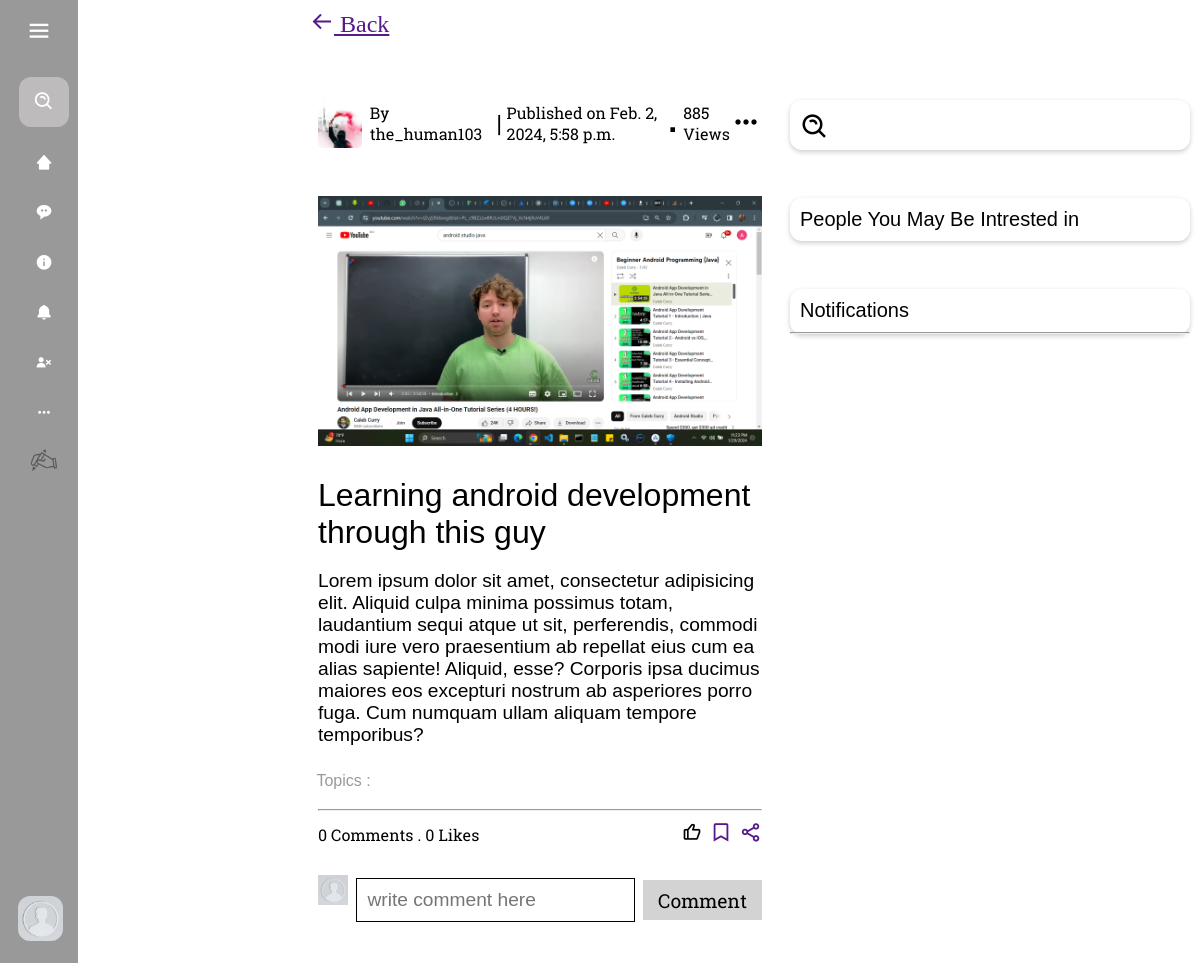
Page /post_details/131475c1-a7fd-4f35-bc1a-ace3f6794029 (signed in) on the earlier database version.
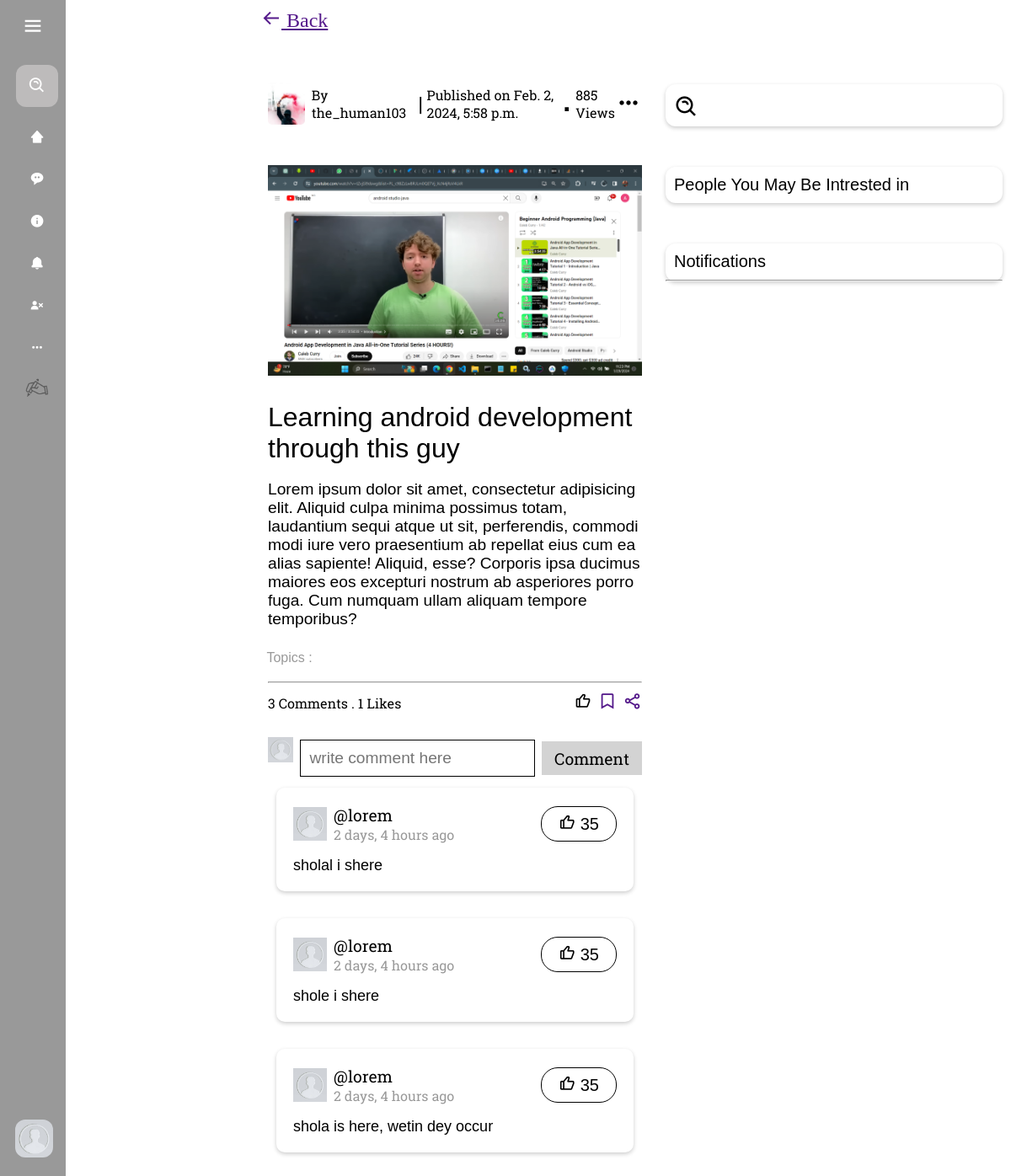
Same page on the later database version.
### blog/models.py (models this page shows, shortened)
class Post(models.Model):
    id = models.UUIDField(primary_key = True, default = uuid.uuid4)
    user = models.ForeignKey(Profile, on_delete= models.SET_NULL, null= True)
    image = models.ImageField(upload_to='post_images', default=None, null=True, blank=True)
    topic = models.CharField(max_length=100, null = True, blank=True)
    caption = models.TextField()
    category = models.ManyToManyField(category, related_name='cats', blank=True)
    created = models.DateTimeField(default = datetime.now)

class Profile(models.Model):
    user = models.OneToOneField(User, on_delete=models.CASCADE)
    bio = models.TextField(null=True, blank=True)
    dob = models.DateField(null=True, blank=True)
    profile_img =  models.ImageField( upload_to='profile_images', default='default.jpg')
    location = models.CharField(null=True, blank=True, max_length=100)
    website = models.CharField(null=True, blank=True,max_length=100)
    about = models.TextField(null=True, blank=True)
    followers = models.ManyToManyField('self', symmetrical=False, related_name='following')
    userfol = models.ManyToManyField('self', symmetrical=False, related_name='userfollowing')
    def __str__(self):
        return self.user.username

class Message(models.Model):
    muser = models.ForeignKey(Profile, on_delete= models.SET_NULL, null= True)
    mpost = models.ForeignKey(Post, on_delete= models.SET_NULL, null= True)
    message_body = models.TextField()
    created = models.DateTimeField(default = datetime.now)

### blog/views.py (the view)
# urls.py: path("post_details/<str:pk>", views.post_details, name="post_details"),
@login_required(login_url="signin-page")
def post_details(request, pk):
    d_user = User.objects.get(username=request.user)
    user_profile = Profile.objects.get(user=d_user)
    c_user_profile = Profile.objects.get(user=d_user)
    post = Post.objects.get(id=pk)
    post_messages = post.message_set.all()
    post_likes = post.like_set.all()
    if request.method == "POST":
        Message.objects.create(
            muser=user_profile, mpost=post, message_body=request.POST.get("messagebody")
        ).save()
        return redirect("post_details", pk=post.id)
    context = {
        "postdet": post,
        "c_user_profile": c_user_profile,
        "post_messages": post_messages,
        "post_likes": post_likes,
    }
    return render(request, "postpage.html", context)

### templates/postpage.html (shortened to what the changed rows need)
{% extends "base.html" %} {% load static %}
{% block content %}
  <div class="post_page_Sep">
    <div class="postpagemain">
      <div class="about_post">
        <div class="post_inner">
          <a class="person_details" href="#">
            <div class="person_details_image">
              <img src="{{ postdet.user.profile_img.url }}" alt="" />
            </div>
            <p class="person_details_name">By {{ postdet.user }}</p>
            <span style="font-size: 1.5rem">|</span>
          </a>
          <div class="other_about_post">
            <p>Published on {{ postdet.created }}</p>
          </div>
        </div>
      </div>
      <div>
        <div
          style="
            font-family: sans-serif;
            display: flex;
            flex-direction: column;
            gap: 0.7rem;
          "
        >
          {% if postdet.image %}
          <div
            style="
              padding: 0.5rem;
              width: 100%;
              height: 100%;
              overflow: hidden;
            "
          >
            <img width="100%" src="{{ postdet.image.url }}" alt="" />
          </div>
          {% endif %}
          <p
            style="
              font-size: 2rem;
              padding: 0.5rem;
              padding-bottom: 0;
              font-family: sans-serif;
            "
          >
            {{ postdet.topic }}
          </p>
          <p
            style="
              font-family: sans-serif;
              font-size: 1.2rem;
              padding: 0.5rem;
            "
          >
            {{ postdet.caption }}
          </p>
          <p
            style="
              font-family: sans-serif;
              font-size: 1rem;
              color: #999;
              padding: 0.4rem;
              padding-bottom: 0rem;
            "
          >
            Topics :
          </p>
          <div style="padding: 0.5rem">
            <hr />
            <div
              style="
                margin-top: 10px;
                display: flex;
                align-items: center;
                justify-content: space-between;
              "
            >
              <div style="font-family: rs">
                {{post_messages.count}} Comments . {{post_likes.count}} Likes
              </div>
              <div
                style="
                  display: flex;
                  align-items: center;
                  gap: 0.5rem;
                  font-size: 22px;
                "
              >
                {% if c_user_profile in dposts.likes.all %}
                <form id="like-form" action="{% url 'like_post' postdet.id %}" method="post">
                  {% csrf_token %}
                  <button style="background: none; border: none;" type="submit" class="btn btn-primary"><i class="bx bx-like"></i></button>
              </form>
                {% else %}
                <form id="like-form" action="{% url 'like_post' postdet.id %}" method="post">
              </form>
                {% endif %}
                <a href=""><i class="bx bx-bookmark"></i></a>
                <a href=""><i class="bx bx-share-alt"></i></a>
              </div>
            </div>
          </div>
          <div
            style="display: flex; flex-direction: column; padding: 0.5rem"
            class="comment_section"
          >
            <form
              style="
                display: flex;
                align-items: center;
                justify-content: space-between;
                gap: 0.5rem;
              "
              action=""
              method="post"
            >
            </form>
            <div
              style="
                padding: 10px;
                display: flex;
                flex-direction: column;
                gap: 2rem;
              "
            >
              {% for message in post_messages %}
              <div
                class="comment"
                style="
                  display: flex;
                  flex-direction: column;
                  gap: 1rem;
                  box-shadow: 0 2px 5px 0 rgba(0, 0, 0, 0.2);
                  border-radius: 10px;
                  padding: 20px;
                "
              >
                <div
                  class="header"
                  style="
                    display: flex;
                    align-items: center;
                    justify-content: space-between;
                  "
                >
                  <a
                    style="
                      display: flex;
                      align-items: center;
                      gap: 0.5rem;
                      text-decoration: none;
                      color: black;
                    "
                    href="/profile/{{message.muser}}"
                  >
                    <div
                      style="width: 40px; height: 40px; overflow: hidden"
                    >
                      <img
                        style="width: 100%"
                        src="{{message.muser.profile_img.url}}"
                        alt=""
                      />
                    </div>
                    <div>
                      <p style="font-size: 1.2rem; font-family: rs">
                        @{{message.muser}}
                      </p>
                      <p
                        style="
                          font-family: rs;
                          font-size: 1rem;
                          color: #999;
                        "
                      >
                        {{message.created | timesince }} ago
                      </p>
                    </div>
                  </a>
                  <div
                    style="
                      padding: 8px 20px;
                      border: 1px solid;
                      border-radius: 20px;
                    "
                  >
                    <a
                      style="
                        text-decoration: none;
                        color: black;
                        font-size: 20px;
                      "
                      href=""
                      ><i class="bx bx-like"></i> 35</a
                    >
                  </div>
                </div>
                <div style="font-size: 18px">{{message.message_body}}</div>
              </div>
              {% endfor %}
            </div>
          </div>
        </div>
      </div>
    </div>
  </div>
{% endblock %}

Differences in the rows shown:
computed for Post "Learning android development through this guy": count "0" → "3"; count "0" → "1"
added Message: muser.profile_img (placeholder picture), muser "lorem", created "2 days, 4 hours", message_body "sholal i shere"
added Message: muser.profile_img (placeholder picture), muser "lorem", created "2 days, 4 hours", message_body "shole i shere"
added Message: muser.profile_img (placeholder picture), muser "lorem", created "2 days, 4 hours", message_body "shola is here, wetin dey occur"
